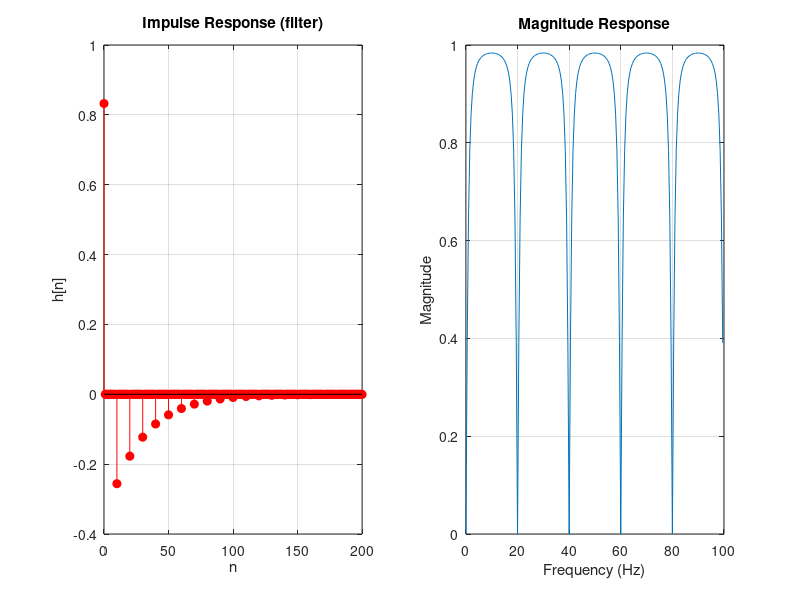

The MATLAB source for this figure:
%% Impulse Response
clear;
clc;

n = 0:9;
r=0.96; 
fs=200; 
b = (1+r^10).*[1,0,0,0,0,0,0,0,0,0,-1]; % numerator coefficient of the filter function
a = [1 r.^n.*[0 0 0 0 0 0 0 0 0 -1]].*2; % denominator coefficient of the filter function


figure; 

impulse = [1, zeros(1, fs)]; % create an impulse signal with 1 followed by fs zeros
h = filter(b, a, impulse); % apply the filter to the impulse signal and get the impulse response

subplot(1,2,1); 
stem(0:fs, h, 'filled', 'r'); 

title('Impulse Response (filter)');
xlabel('n');
ylabel('h[n]');
grid on;

%% Magnitude

[h,f] = freqz(b,a,fs,fs); % calculate frequency response at fs points
subplot(1,2,2); 
plot(f,abs(h)); % plot magnitude as a function of frequency in Hz
title('Magnitude Response');
xlabel('Frequency (Hz)');
ylabel('Magnitude');
grid on;